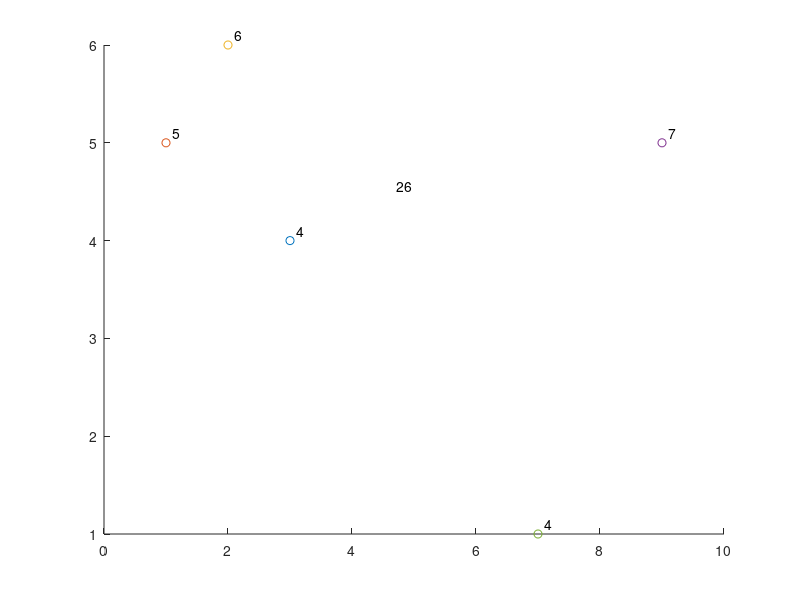

The MATLAB script that drew this image: (Note: this script raises an error after producing the figure.)
clear all
close all

mass = importdata("masas.txt")
partcls = importdata("particulas.txt")
[nf, nc] = size(partcls)
x = zeros(1, nf)
y = zeros(1, nf)
z = zeros(1, nf)
cMx = 0;
cMy = 0;
cMz = 0;
massSum = 0;
for i=1:nf
    x(i) = partcls(i,1)
    y(i) = partcls(i,2)
    z(i) = partcls(i,3)
    cMx = cMx + x(i)*mass(i)
    cMy = cMy + y(i)*mass(i)
    cMz = cMz + z(i)*mass(i)
    hold on
    scatter3(x(i), y(i), z(i), "blue")
    text(x(i)+0.1, y(i)+0.1, z(i)+0.1, num2str(mass(i)))
    massSum = mass(i) + massSum
end

cMx = cMx/massSum
cMy = cMy/massSum
cMz = cMz/massSum

hold on
text(cMx+0.1, cMy+0.1,cMz+0.1, num2str(massSum))
scatter3(cMx, cMy,cMz, "x", "red")

%scatter3(x,y,z, "blue")




